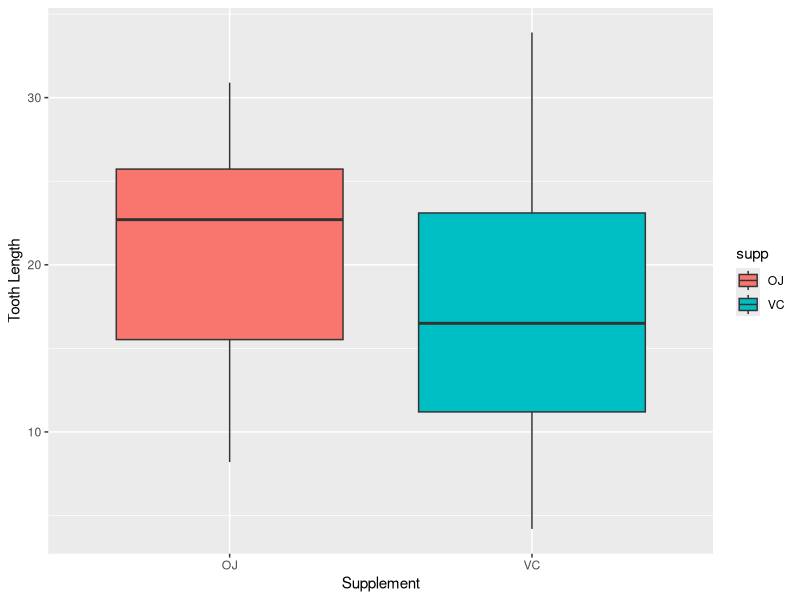
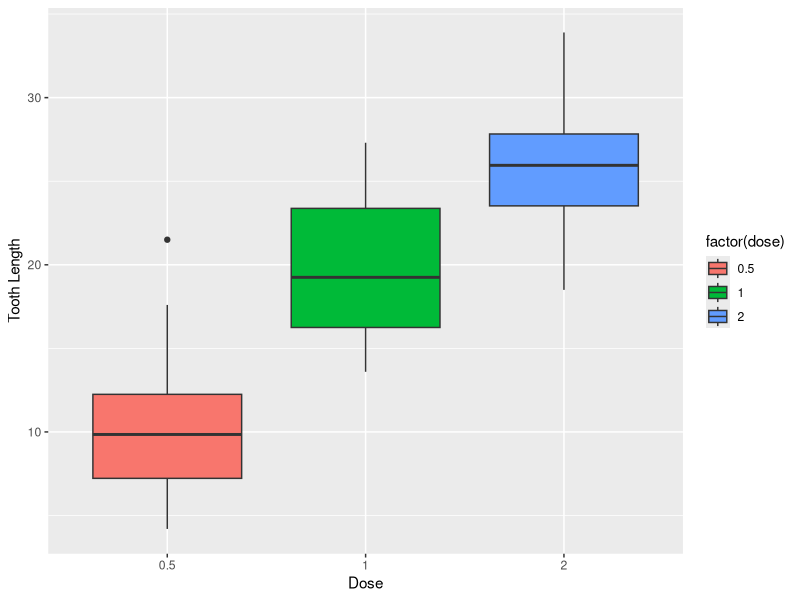
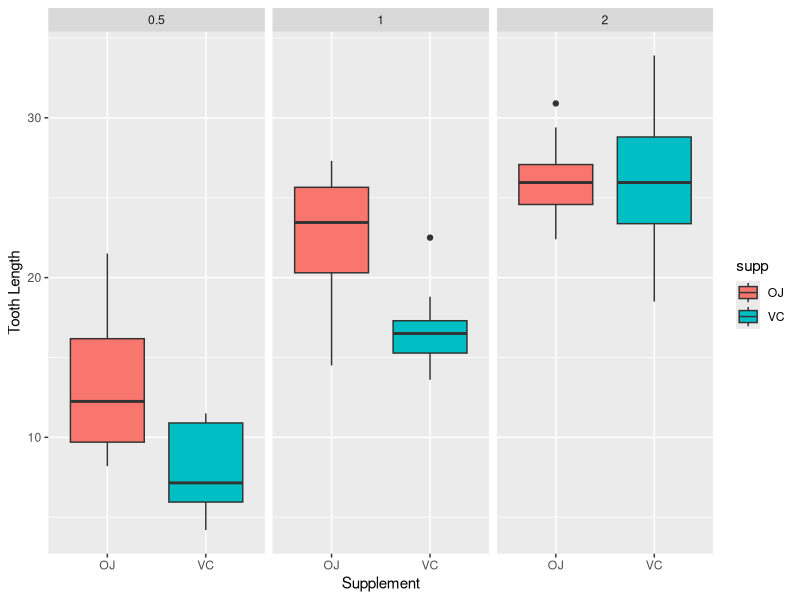

These figures' R source, in order:
## ---- chunk 1
knitr::opts_chunk$set(echo = TRUE)
library(ggplot2)
## ---- chunk 2
#load tooth growth data
data("ToothGrowth")

#look at summaries of the data
head(ToothGrowth)
summary(ToothGrowth)
str(ToothGrowth)

#plot it
g1 <- ggplot(aes(x = supp, y = len), data = ToothGrowth) +
  geom_boxplot(aes(fill = supp))+labs(x="Supplement",y="Tooth Length")
g1

g2<-ggplot(aes(x = factor(dose), y = len), data = ToothGrowth) + 
    geom_boxplot(aes(fill = factor(dose)))+labs(x="Dose",y="Tooth Length")
g2

g3<- ggplot(aes(x = supp, y = len), data = ToothGrowth) +
    geom_boxplot(aes(fill = supp)) + facet_wrap(~ dose)+labs(x="Supplement",y="Tooth Length")
g3



## ---- chunk 3
t.test(len ~ supp, data = ToothGrowth)
t.test(len ~ dose, data = subset(ToothGrowth, ToothGrowth$dose %in% c(0.5, 1.0)))
t.test(len ~ dose, data = subset(ToothGrowth, ToothGrowth$dose %in% c(0.5, 2.0)))
t.test(len ~ dose, data = subset(ToothGrowth, ToothGrowth$dose %in% c(2.0, 1.0)))

